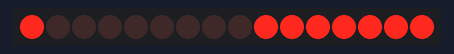
The sketch below on a simulated Arduino Uno, built with avr-gcc and run on an emulated ATmega328P. On the bench: 16 shift-register outputs drawn as a row of LEDs (first output left, lit = HIGH). Wiring (inferred from the names in the program): 2 × shift register (74HC595): data pin 9; shift clock pin 12; latch pin 11. Wiring (inferred from the signals the program sends): row of LEDs: on Q0, Q1, Q2, Q3, Q4, Q5, Q6, Q7, Q8, Q9, Q10, Q11, Q12, Q13, Q14, Q15.

Above: at 0.05 s.
At 1.05 s:
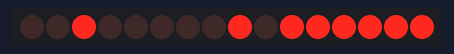
At 2.05 s:
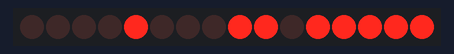
At 4.15 s:
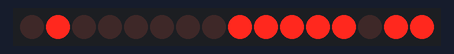
At 6.16 s:
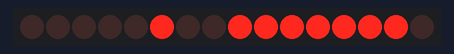
At 8.26 s:
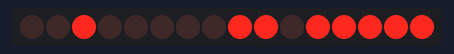
Timing chart, 0 to 8.6 s (numbered marks = the images above):
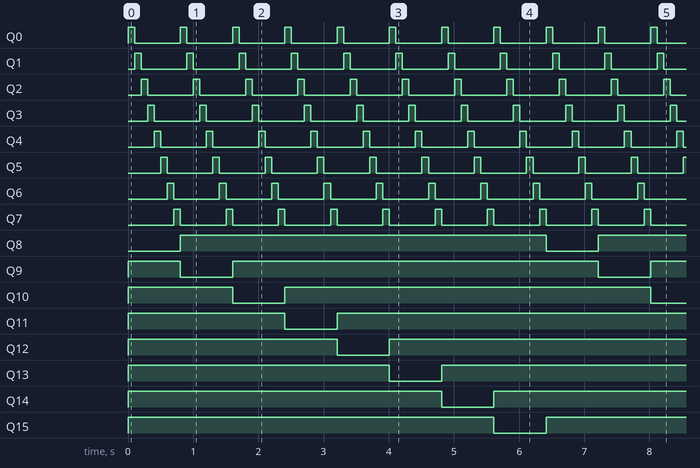

Measured:
- by itself, Q0–7: alternates HIGH for 0.10 s and LOW for 0.70 s
- by itself, Q8, Q15: alternates HIGH for 5.6 s and LOW for 0.80 s
- by itself, Q9–14: repeats every 6.4 s: LOW 0.80 s, HIGH 5.6 s

The sketch:

ledMatrixTest.ino
```cpp
byte scroll[]={
  0B11111110,
  0B11111101,
  0B11111011,
  0B11110111,
  0B11101111,
  0B11011111,
  0B10111111,
  0B01111111
  };

  byte point[]={
    0B00000001,
    0B00000010,
    0B00000100,
    0B00001000,
    0B00010000,
    0B00100000,
    0B01000000,
    0B10000000
    };

    int latchPin=11;
    int clockPin=12;
    int dataPin=9;

void setup() {
  // put your setup code here, to run once:
  pinMode(latchPin,OUTPUT);
  pinMode(clockPin,OUTPUT);
  pinMode(dataPin,OUTPUT);
}

void loop() {
  // put your main code here, to run repeatedly:
  for(int i=0;i<8;i++){
    for(int j=0;j<8;j++){
      digitalWrite(latchPin,LOW);
      shiftOut(dataPin,clockPin,MSBFIRST,scroll[i]);
      shiftOut(dataPin,clockPin,MSBFIRST,point[j]);
      digitalWrite(latchPin,HIGH);
      delay(100);
      }
      }
}
```
